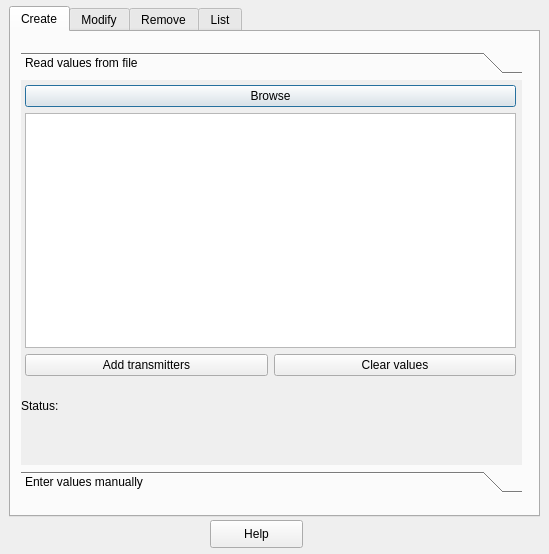
<?xml version="1.0" encoding="UTF-8"?>
<ui version="4.0">
 <class>TransmitterAdmin</class>
 <widget class="QDialog" name="TransmitterAdmin">
  <property name="geometry">
   <rect>
    <x>0</x>
    <y>0</y>
    <width>549</width>
    <height>554</height>
   </rect>
  </property>
  <property name="windowTitle">
   <string>Dialog</string>
  </property>
  <widget class="QWidget" name="verticalLayoutWidget">
   <property name="geometry">
    <rect>
     <x>9</x>
     <y>6</y>
     <width>531</width>
     <height>511</height>
    </rect>
   </property>
   <layout class="QVBoxLayout" name="verticalLayout">
    <item>
     <widget class="QTabWidget" name="tabWidget">
      <property name="currentIndex">
       <number>0</number>
      </property>
      <widget class="QWidget" name="CreateTab">
       <attribute name="title">
        <string>Create</string>
       </attribute>
       <widget class="QToolBox" name="toolBox">
        <property name="geometry">
         <rect>
          <x>10</x>
          <y>20</y>
          <width>501</width>
          <height>441</height>
         </rect>
        </property>
        <property name="currentIndex">
         <number>0</number>
        </property>
        <widget class="QWidget" name="readFromFile">
         <property name="geometry">
          <rect>
           <x>0</x>
           <y>0</y>
           <width>501</width>
           <height>379</height>
          </rect>
         </property>
         <attribute name="label">
          <string>Read values from file</string>
         </attribute>
         <widget class="QWidget" name="verticalLayoutWidget_2">
          <property name="geometry">
           <rect>
            <x>4</x>
            <y>5</y>
            <width>491</width>
            <height>291</height>
           </rect>
          </property>
          <layout class="QVBoxLayout" name="verticalLayout_2">
           <item>
            <layout class="QHBoxLayout" name="horizontalLayout">
             <item>
              <widget class="QPushButton" name="browseFile">
               <property name="text">
                <string>Browse</string>
               </property>
              </widget>
             </item>
            </layout>
           </item>
           <item>
            <widget class="QTableWidget" name="fileTableWidget"/>
           </item>
           <item>
            <layout class="QHBoxLayout" name="horizontalLayout_8">
             <item>
              <widget class="QPushButton" name="addAllBtn">
               <property name="text">
                <string>Add transmitters</string>
               </property>
              </widget>
             </item>
             <item>
              <widget class="QPushButton" name="clearFileBtn">
               <property name="text">
                <string>Clear values</string>
               </property>
              </widget>
             </item>
            </layout>
           </item>
          </layout>
         </widget>
         <widget class="QWidget" name="horizontalLayoutWidget_3">
          <property name="geometry">
           <rect>
            <x>0</x>
            <y>300</y>
            <width>491</width>
            <height>51</height>
           </rect>
          </property>
          <layout class="QHBoxLayout" name="horizontalLayout_4">
           <item>
            <widget class="QLabel" name="label_2">
             <property name="text">
              <string>Status:</string>
             </property>
            </widget>
           </item>
           <item>
            <widget class="QLabel" name="tstatusLabel1">
             <property name="text">
              <string/>
             </property>
            </widget>
           </item>
          </layout>
         </widget>
        </widget>
        <widget class="QWidget" name="readFromManual">
         <property name="geometry">
          <rect>
           <x>0</x>
           <y>0</y>
           <width>501</width>
           <height>379</height>
          </rect>
         </property>
         <attribute name="label">
          <string>Enter values manually</string>
         </attribute>
         <widget class="QWidget" name="verticalLayoutWidget_3">
          <property name="geometry">
           <rect>
            <x>1</x>
            <y>5</y>
            <width>491</width>
            <height>311</height>
           </rect>
          </property>
          <layout class="QVBoxLayout" name="verticalLayout_7">
           <item>
            <layout class="QHBoxLayout" name="horizontalLayout_5" stretch="4,6">
             <item>
              <widget class="QLabel" name="label_3">
               <property name="text">
                <string>X Coordinate</string>
               </property>
              </widget>
             </item>
             <item>
              <widget class="QLineEdit" name="xInput"/>
             </item>
            </layout>
           </item>
           <item>
            <layout class="QHBoxLayout" name="horizontalLayout_6" stretch="4,6">
             <item>
              <widget class="QLabel" name="label_4">
               <property name="text">
                <string>Y Coordinate</string>
               </property>
              </widget>
             </item>
             <item>
              <widget class="QLineEdit" name="yInput"/>
             </item>
            </layout>
           </item>
           <item>
            <layout class="QHBoxLayout" name="horizontalLayout_7">
             <item>
              <widget class="QPushButton" name="addBtnManual">
               <property name="text">
                <string>Add transmitter</string>
               </property>
              </widget>
             </item>
             <item>
              <widget class="QPushButton" name="clearBtnCreate">
               <property name="text">
                <string>Clear values</string>
               </property>
              </widget>
             </item>
            </layout>
           </item>
          </layout>
         </widget>
         <widget class="QWidget" name="horizontalLayoutWidget_4">
          <property name="geometry">
           <rect>
            <x>0</x>
            <y>320</y>
            <width>491</width>
            <height>51</height>
           </rect>
          </property>
          <layout class="QHBoxLayout" name="horizontalLayout_10">
           <item>
            <widget class="QLabel" name="label_7">
             <property name="text">
              <string>Status:</string>
             </property>
            </widget>
           </item>
           <item>
            <widget class="QLabel" name="tstatusLabel2">
             <property name="text">
              <string/>
             </property>
            </widget>
           </item>
          </layout>
         </widget>
        </widget>
       </widget>
      </widget>
      <widget class="QWidget" name="ModifyTab">
       <attribute name="title">
        <string>Modify</string>
       </attribute>
       <widget class="Line" name="line">
        <property name="geometry">
         <rect>
          <x>17</x>
          <y>80</y>
          <width>491</width>
          <height>20</height>
         </rect>
        </property>
        <property name="orientation">
         <enum>Qt::Horizontal</enum>
        </property>
       </widget>
       <widget class="QWidget" name="horizontalLayoutWidget">
        <property name="geometry">
         <rect>
          <x>20</x>
          <y>10</y>
          <width>371</width>
          <height>80</height>
         </rect>
        </property>
        <layout class="QHBoxLayout" name="horizontalLayout_2">
         <item>
          <widget class="QLabel" name="label_5">
           <property name="text">
            <string>Choose a transmitter to edit:</string>
           </property>
          </widget>
         </item>
         <item>
          <widget class="QComboBox" name="tmitDropDown">
           <property name="currentText">
            <string/>
           </property>
          </widget>
         </item>
        </layout>
       </widget>
       <widget class="QWidget" name="verticalLayoutWidget_4">
        <property name="geometry">
         <rect>
          <x>20</x>
          <y>90</y>
          <width>491</width>
          <height>311</height>
         </rect>
        </property>
        <layout class="QVBoxLayout" name="modifyLayout">
         <item>
          <layout class="QHBoxLayout" name="horizontalLayout_11" stretch="4,6">
           <item>
            <widget class="QLabel" name="label_8">
             <property name="text">
              <string>X Coordinate</string>
             </property>
            </widget>
           </item>
           <item>
            <widget class="QLineEdit" name="xInputModify"/>
           </item>
          </layout>
         </item>
         <item>
          <layout class="QHBoxLayout" name="horizontalLayout_12" stretch="4,6">
           <item>
            <widget class="QLabel" name="label_9">
             <property name="text">
              <string>Y Coordinate</string>
             </property>
            </widget>
           </item>
           <item>
            <widget class="QLineEdit" name="yInputModify"/>
           </item>
          </layout>
         </item>
         <item>
          <layout class="QHBoxLayout" name="horizontalLayout_13">
           <item>
            <widget class="QPushButton" name="ModifyBtn">
             <property name="text">
              <string>Apply transmitter changes</string>
             </property>
            </widget>
           </item>
          </layout>
         </item>
        </layout>
       </widget>
       <widget class="QWidget" name="horizontalLayoutWidget_5">
        <property name="geometry">
         <rect>
          <x>20</x>
          <y>410</y>
          <width>491</width>
          <height>51</height>
         </rect>
        </property>
        <layout class="QHBoxLayout" name="horizontalLayout_14">
         <item>
          <widget class="QLabel" name="label_10">
           <property name="text">
            <string>Status:</string>
           </property>
          </widget>
         </item>
         <item>
          <widget class="QLabel" name="tstatusLabel3">
           <property name="text">
            <string/>
           </property>
          </widget>
         </item>
        </layout>
       </widget>
      </widget>
      <widget class="QWidget" name="RemoveTab">
       <attribute name="title">
        <string>Remove</string>
       </attribute>
       <widget class="QWidget" name="verticalLayoutWidget_5">
        <property name="geometry">
         <rect>
          <x>60</x>
          <y>350</y>
          <width>401</width>
          <height>80</height>
         </rect>
        </property>
        <layout class="QVBoxLayout" name="verticalLayout_3">
         <item>
          <layout class="QHBoxLayout" name="horizontalLayout_3">
           <item>
            <widget class="QPushButton" name="removeBtn">
             <property name="text">
              <string>Remove Records</string>
             </property>
            </widget>
           </item>
           <item>
            <widget class="QPushButton" name="clrSelectBtn">
             <property name="text">
              <string>Clear Selections</string>
             </property>
            </widget>
           </item>
          </layout>
         </item>
         <item>
          <layout class="QHBoxLayout" name="horizontalLayout_16">
           <item>
            <widget class="QLabel" name="label_12">
             <property name="text">
              <string>Status:</string>
             </property>
            </widget>
           </item>
           <item>
            <widget class="QLabel" name="tstatusLabel5">
             <property name="text">
              <string/>
             </property>
            </widget>
           </item>
          </layout>
         </item>
        </layout>
       </widget>
       <widget class="QTableView" name="ListTableView_2">
        <property name="geometry">
         <rect>
          <x>10</x>
          <y>20</y>
          <width>501</width>
          <height>311</height>
         </rect>
        </property>
       </widget>
      </widget>
      <widget class="QWidget" name="ListTab">
       <attribute name="title">
        <string>List</string>
       </attribute>
       <widget class="QTableView" name="ListTableView">
        <property name="geometry">
         <rect>
          <x>5</x>
          <y>11</y>
          <width>511</width>
          <height>381</height>
         </rect>
        </property>
       </widget>
       <widget class="QWidget" name="verticalLayoutWidget_6">
        <property name="geometry">
         <rect>
          <x>10</x>
          <y>400</y>
          <width>501</width>
          <height>80</height>
         </rect>
        </property>
        <layout class="QVBoxLayout" name="verticalLayout_4">
         <item>
          <layout class="QHBoxLayout" name="horizontalLayout_9">
           <item>
            <widget class="QPushButton" name="tExportBtn">
             <property name="text">
              <string>Export to File</string>
             </property>
            </widget>
           </item>
           <item>
            <widget class="QPushButton" name="plotTBtn">
             <property name="text">
              <string>Plot to map</string>
             </property>
            </widget>
           </item>
          </layout>
         </item>
         <item>
          <layout class="QHBoxLayout" name="horizontalLayout_15">
           <item>
            <widget class="QLabel" name="label_11">
             <property name="text">
              <string>Status:</string>
             </property>
            </widget>
           </item>
           <item>
            <widget class="QLabel" name="tstatusLabel4">
             <property name="text">
              <string/>
             </property>
            </widget>
           </item>
          </layout>
         </item>
        </layout>
       </widget>
      </widget>
     </widget>
    </item>
   </layout>
  </widget>
  <widget class="QPushButton" name="helpBtn">
   <property name="geometry">
    <rect>
     <x>210</x>
     <y>520</y>
     <width>93</width>
     <height>28</height>
    </rect>
   </property>
   <property name="text">
    <string>Help</string>
   </property>
  </widget>
 </widget>
 <resources/>
 <connections/>
</ui>
